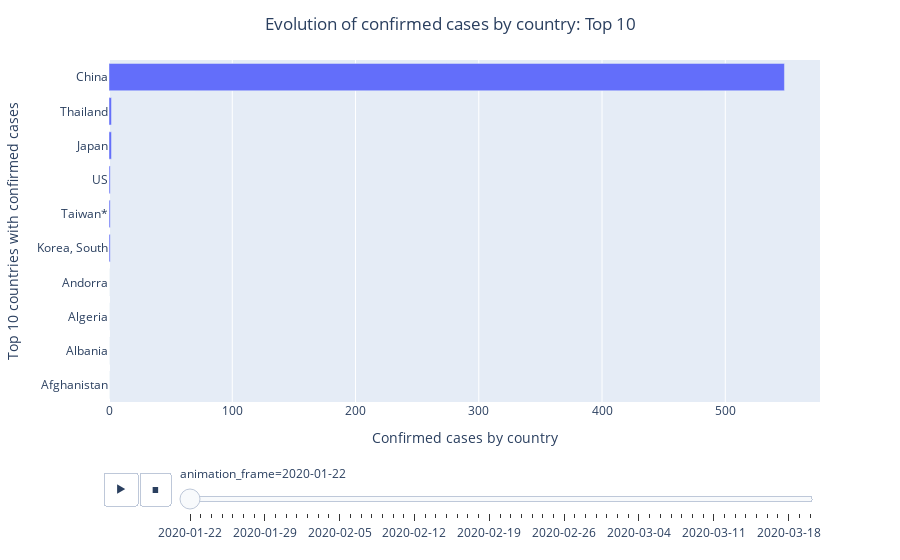

Notebook code for this chart:
### Code cell
df_countries_top10 = df_countries.groupby('date',group_keys=False)\
            .apply(lambda grp:grp.nlargest(n=int(10),columns='confirmed').sort_index()).reset_index()
# df_countries_top10.head()
fig =px.bar(df_countries_top10, x='confirmed', y='country',  
             labels={'confirmed': f'Confirmed cases by country',
                    'country':'Top 10 countries with confirmed cases'},
             animation_frame=df_countries_top10.date.dt.strftime('%Y-%m-%d'), orientation='h').update_yaxes(categoryorder='total ascending')
fig.update_layout(title_text="Evolution of confirmed cases by country: Top 10", title_x=0.5)

fig.show()

### Figure 1 — Plotly figure (JSON) as saved in the notebook; plotly's stock layout.template omitted (floating-point values rounded to 4 significant figures)
{"data": [{"alignmentgroup": "True", "hoverlabel": {"namelength": 0}, "hovertemplate": "animation_frame=2020-01-22<br>Confirmed cases by country=%{x}<br>Top 10 countries with confirmed cases=%{y}", "legendgroup": "", "marker": {"color": "#636efa"}, "name": "", "offsetgroup": "", "orientation": "h", "showlegend": false, "textposition": "auto", "type": "bar", "x": [0, 0, 0, 0, 548, 2, 1, 1, 2, 1], "xaxis": "x", "y": ["Afghanistan", "Albania", "Algeria", "Andorra", "China", "Japan", "Korea, South", "Taiwan*", "Thailand", "US"], "yaxis": "y"}], "layout": {"barmode": "relative", "legend": {"tracegroupgap": 0}, "margin": {"t": 60}, "sliders": [{"active": 0, "currentvalue": {"prefix": "animation_frame="}, "len": 0.9, "pad": {"b": 10, "t": 60}, "steps": [{"args": [["2020-01-22"], {"frame": {"duration": 0, "redraw": true}, "fromcurrent": true, "mode": "immediate", "transition": {"duration": 0, "easing": "linear"}}], "label": "2020-01-22", "method": "animate"}, {"args": [["2020-01-23"], {"frame": {"duration": 0, "redraw": true}, "fromcurrent": true, "mode": "immediate", "transition": {"duration": 0, "easing": "linear"}}], "label": "2020-01-23", "method": "animate"}, {"args": [["2020-01-24"], {"frame": {"duration": 0, "redraw": true}, "fromcurrent": true, "mode": "immediate", "transition": {"duration": 0, "easing": "linear"}}], "label": "2020-01-24", "method": "animate"}, {"args": [["2020-01-25"], {"frame": {"duration": 0, "redraw": true}, "fromcurrent": true, "mode": "immediate", "transition": {"duration": 0, "easing": "linear"}}], "label": "2020-01-25", "method": "animate"}, {"args": [["2020-01-26"], {"frame": {"duration": 0, "redraw": true}, "fromcurrent": true, "mode": "immediate", "transition": {"duration": 0, "easing": "linear"}}], "label": "2020-01-26", "method": "animate"}, {"args": [["2020-01-27"], {"frame": {"duration": 0, "redraw": true}, "fromcurrent": true, "mode": "immediate", "transition": {"duration": 0, "easing": "linear"}}], "label": "2020-01-27", "method": "animate"}, {"args": [["2020-01-28"], {"frame": {"duration": 0, "redraw": true}, "fromcurrent": true, "mode": "immediate", "transition": {"duration": 0, "easing": "linear"}}], "label": "2020-01-28", "method": "animate"}, {"args": [["2020-01-29"], {"frame": {"duration": 0, "redraw": true}, "fromcurrent": true, "mode": "immediate", "transition": {"duration": 0, "easing": "linear"}}], "label": "2020-01-29", "method": "animate"}, {"args": [["2020-01-30"], {"frame": {"duration": 0, "redraw": true}, "fromcurrent": true, "mode": "immediate", "transition": {"duration": 0, "easing": "linear"}}], "label": "2020-01-30", "method": "animate"}, {"args": [["2020-01-31"], {"frame": {"duration": 0, "redraw": true}, "fromcurrent": true, "mode": "immediate", "transition": {"duration": 0, "easing": "linear"}}], "label": "2020-01-31", "method": "animate"}, {"args": [["2020-02-01"], {"frame": {"duration": 0, "redraw": true}, "fromcurrent": true, "mode": "immediate", "transition": {"duration": 0, "easing": "linear"}}], "label": "2020-02-01", "method": "animate"}, {"args": [["2020-02-02"], {"frame": {"duration": 0, "redraw": true}, "fromcurrent": true, "mode": "immediate", "transition": {"duration": 0, "easing": "linear"}}], "label": "2020-02-02", "method": "animate"}, {"args": [["2020-02-03"], {"frame": {"duration": 0, "redraw": true}, "fromcurrent": true, "mode": "immediate", "transition": {"duration": 0, "easing": "linear"}}], "label": "2020-02-03", "method": "animate"}, {"args": [["2020-02-04"], {"frame": {"duration": 0, "redraw": true}, "fromcurrent": true, "mode": "immediate", "transition": {"duration": 0, "easing": "linear"}}], "label": "2020-02-04", "method": "animate"}, {"args": [["2020-02-05"], {"frame": {"duration": 0, "redraw": true}, "fromcurrent": true, "mode": "immediate", "transition": {"duration": 0, "easing": "linear"}}], "label": "2020-02-05", "method": "animate"}, {"args": [["2020-02-06"], {"frame": {"duration": 0, "redraw": true}, "fromcurrent": true, "mode": "immediate", "transition": {"duration": 0, "easing": "linear"}}], "label": "2020-02-06", "method": "animate"}, {"args": [["2020-02-07"], {"frame": {"duration": 0, "redraw": true}, "fromcurrent": true, "mode": "immediate", "transition": {"duration": 0, "easing": "linear"}}], "label": "2020-02-07", "method": "animate"}, {"args": [["2020-02-08"], {"frame": {"duration": 0, "redraw": true}, "fromcurrent": true, "mode": "immediate", "transition": {"duration": 0, "easing": "linear"}}], "label": "2020-02-08", "method": "animate"}, {"args": [["2020-02-09"], {"frame": {"duration": 0, "redraw": true}, "fromcurrent": true, "mode": "immediate", "transition": {"duration": 0, "easing": "linear"}}], "label": "2020-02-09", "method": "animate"}, {"args": [["2020-02-10"], {"frame": {"duration": 0, "redraw": true}, "fromcurrent": true, "mode": "immediate", "transition": {"duration": 0, "easing": "linear"}}], "label": "2020-02-10", "method": "animate"}, {"args": [["2020-02-11"], {"frame": {"duration": 0, "redraw": true}, "fromcurrent": true, "mode": "immediate", "transition": {"duration": 0, "easing": "linear"}}], "label": "2020-02-11", "method": "animate"}, {"args": [["2020-02-12"], {"frame": {"duration": 0, "redraw": true}, "fromcurrent": true, "mode": "immediate", "transition": {"duration": 0, "easing": "linear"}}], "label": "2020-02-12", "method": "animate"}, {"args": [["2020-02-13"], {"frame": {"duration": 0, "redraw": true}, "fromcurrent": true, "mode": "immediate", "transition": {"duration": 0, "easing": "linear"}}], "label": "2020-02-13", "method": "animate"}, {"args": [["2020-02-14"], {"frame": {"duration": 0, "redraw": true}, "fromcurrent": true, "mode": "immediate", "transition": {"duration": 0, "easing": "linear"}}], "label": "2020-02-14", "method": "animate"}, {"args": [["2020-02-15"], {"frame": {"duration": 0, "redraw": true}, "fromcurrent": true, "mode": "immediate", "transition": {"duration": 0, "easing": "linear"}}], "label": "2020-02-15", "method": "animate"}, {"args": [["2020-02-16"], {"frame": {"duration": 0, "redraw": true}, "fromcurrent": true, "mode": "immediate", "transition": {"duration": 0, "easing": "linear"}}], "label": "2020-02-16", "method": "animate"}, {"args": [["2020-02-17"], {"frame": {"duration": 0, "redraw": true}, "fromcurrent": true, "mode": "immediate", "transition": {"duration": 0, "easing": "linear"}}], "label": "2020-02-17", "method": "animate"}, {"args": [["2020-02-18"], {"frame": {"duration": 0, "redraw": true}, "fromcurrent": true, "mode": "immediate", "transition": {"duration": 0, "easing": "linear"}}], "label": "2020-02-18", "method": "animate"}, {"args": [["2020-02-19"], {"frame": {"duration": 0, "redraw": true}, "fromcurrent": true, "mode": "immediate", "transition": {"duration": 0, "easing": "linear"}}], "label": "2020-02-19", "method": "animate"}, {"args": [["2020-02-20"], {"frame": {"duration": 0, "redraw": true}, "fromcurrent": true, "mode": "immediate", "transition": {"duration": 0, "easing": "linear"}}], "label": "2020-02-20", "method": "animate"}, {"args": [["2020-02-21"], {"frame": {"duration": 0, "redraw": true}, "fromcurrent": true, "mode": "immediate", "transition": {"duration": 0, "easing": "linear"}}], "label": "2020-02-21", "method": "animate"}, {"args": [["2020-02-22"], {"frame": {"duration": 0, "redraw": true}, "fromcurrent": true, "mode": "immediate", "transition": {"duration": 0, "easing": "linear"}}], "label": "2020-02-22", "method": "animate"}, {"args": [["2020-02-23"], {"frame": {"duration": 0, "redraw": true}, "fromcurrent": true, "mode": "immediate", "transition": {"duration": 0, "easing": "linear"}}], "label": "2020-02-23", "method": "animate"}, {"args": [["2020-02-24"], {"frame": {"duration": 0, "redraw": true}, "fromcurrent": true, "mode": "immediate", "transition": {"duration": 0, "easing": "linear"}}], "label": "2020-02-24", "method": "animate"}, {"args": [["2020-02-25"], {"frame": {"duration": 0, "redraw": true}, "fromcurrent": true, "mode": "immediate", "transition": {"duration": 0, "easing": "linear"}}], "label": "2020-02-25", "method": "animate"}, {"args": [["2020-02-26"], {"frame": {"duration": 0, "redraw": true}, "fromcurrent": true, "mode": "immediate", "transition": {"duration": 0, "easing": "linear"}}], "label": "2020-02-26", "method": "animate"}, {"args": [["2020-02-27"], {"frame": {"duration": 0, "redraw": true}, "fromcurrent": true, "mode": "immediate", "transition": {"duration": 0, "easing": "linear"}}], "label": "2020-02-27", "method": "animate"}, {"args": [["2020-02-28"], {"frame": {"duration": 0, "redraw": true}, "fromcurrent": true, "mode": "immediate", "transition": {"duration": 0, "easing": "linear"}}], "label": "2020-02-28", "method": "animate"}, {"args": [["2020-02-29"], {"frame": {"duration": 0, "redraw": true}, "fromcurrent": true, "mode": "immediate", "transition": {"duration": 0, "easing": "linear"}}], "label": "2020-02-29", "method": "animate"}, {"args": [["2020-03-01"], {"frame": {"duration": 0, "redraw": true}, "fromcurrent": true, "mode": "immediate", "transition": {"duration": 0, "easing": "linear"}}], "label": "2020-03-01", "method": "animate"}, {"args": [["2020-03-02"], {"frame": {"duration": 0, "redraw": true}, "fromcurrent": true, "mode": "immediate", "transition": {"duration": 0, "easing": "linear"}}], "label": "2020-03-02", "method": "animate"}, {"args": [["2020-03-03"], {"frame": {"duration": 0, "redraw": true}, "fromcurrent": true, "mode": "immediate", "transition": {"duration": 0, "easing": "linear"}}], "label": "2020-03-03", "method": "animate"}, {"args": [["2020-03-04"], {"frame": {"duration": 0, "redraw": true}, "fromcurrent": true, "mode": "immediate", "transition": {"duration": 0, "easing": "linear"}}], "label": "2020-03-04", "method": "animate"}, {"args": [["2020-03-05"], {"frame": {"duration": 0, "redraw": true}, "fromcurrent": true, "mode": "immediate", "transition": {"duration": 0, "easing": "linear"}}], "label": "2020-03-05", "method": "animate"}, {"args": [["2020-03-06"], {"frame": {"duration": 0, "redraw": true}, "fromcurrent": true, "mode": "immediate", "transition": {"duration": 0, "easing": "linear"}}], "label": "2020-03-06", "method": "animate"}, {"args": [["2020-03-07"], {"frame": {"duration": 0, "redraw": true}, "fromcurrent": true, "mode": "immediate", "transition": {"duration": 0, "easing": "linear"}}], "label": "2020-03-07", "method": "animate"}, {"args": [["2020-03-08"], {"frame": {"duration": 0, "redraw": true}, "fromcurrent": true, "mode": "immediate", "transition": {"duration": 0, "easing": "linear"}}], "label": "2020-03-08", "method": "animate"}, {"args": [["2020-03-09"], {"frame": {"duration": 0, "redraw": true}, "fromcurrent": true, "mode": "immediate", "transition": {"duration": 0, "easing": "linear"}}], "label": "2020-03-09", "method": "animate"}, {"args": [["2020-03-10"], {"frame": {"duration": 0, "redraw": true}, "fromcurrent": true, "mode": "immediate", "transition": {"duration": 0, "easing": "linear"}}], "label": "2020-03-10", "method": "animate"}, {"args": [["2020-03-11"], {"frame": {"duration": 0, "redraw": true}, "fromcurrent": true, "mode": "immediate", "transition": {"duration": 0, "easing": "linear"}}], "label": "2020-03-11", "method": "animate"}, {"args": [["2020-03-12"], {"frame": {"duration": 0, "redraw": true}, "fromcurrent": true, "mode": "immediate", "transition": {"duration": 0, "easing": "linear"}}], "label": "2020-03-12", "method": "animate"}, {"args": [["2020-03-13"], {"frame": {"duration": 0, "redraw": true}, "fromcurrent": true, "mode": "immediate", "transition": {"duration": 0, "easing": "linear"}}], "label": "2020-03-13", "method": "animate"}, {"args": [["2020-03-14"], {"frame": {"duration": 0, "redraw": true}, "fromcurrent": true, "mode": "immediate", "transition": {"duration": 0, "easing": "linear"}}], "label": "2020-03-14", "method": "animate"}, {"args": [["2020-03-15"], {"frame": {"duration": 0, "redraw": true}, "fromcurrent": true, "mode": "immediate", "transition": {"duration": 0, "easing": "linear"}}], "label": "2020-03-15", "method": "animate"}, {"args": [["2020-03-16"], {"frame": {"duration": 0, "redraw": true}, "fromcurrent": true, "mode": "immediate", "transition": {"duration": 0, "easing": "linear"}}], "label": "2020-03-16", "method": "animate"}, {"args": [["2020-03-17"], {"frame": {"duration": 0, "redraw": true}, "fromcurrent": true, "mode": "immediate", "transition": {"duration": 0, "easing": "linear"}}], "label": "2020-03-17", "method": "animate"}, {"args": [["2020-03-18"], {"frame": {"duration": 0, "redraw": true}, "fromcurrent": true, "mode": "immediate", "transition": {"duration": 0, "easing": "linear"}}], "label": "2020-03-18", "method": "animate"}, {"args": [["2020-03-19"], {"frame": {"duration": 0, "redraw": true}, "fromcurrent": true, "mode": "immediate", "transition": {"duration": 0, "easing": "linear"}}], "label": "2020-03-19", "method": "animate"}, {"args": [["2020-03-20"], {"frame": {"duration": 0, "redraw": true}, "fromcurrent": true, "mode": "immediate", "transition": {"duration": 0, "easing": "linear"}}], "label": "2020-03-20", "method": "animate"}], "x": 0.1, "xanchor": "left", "y": 0, "yanchor": "top"}], "title": {"text": "Evolution of confirmed cases by country: Top 10", "x": 0.5}, "updatemenus": [{"buttons": [{"args": [null, {"frame": {"duration": 500, "redraw": true}, "fromcurrent": true, "mode": "immediate", "transition": {"duration": 500, "easing": "linear"}}], "label": "&#9654;", "method": "animate"}, {"args": [[null], {"frame": {"duration": 0, "redraw": true}, "fromcurrent": true, "mode": "immediate", "transition": {"duration": 0, "easing": "linear"}}], "label": "&#9724;", "method": "animate"}], "direction": "left", "pad": {"r": 10, "t": 70}, "showactive": false, "type": "buttons", "x": 0.1, "xanchor": "right", "y": 0, "yanchor": "top"}], "xaxis": {"anchor": "y", "domain": [0, 1], "title": {"text": "Confirmed cases by country"}}, "yaxis": {"anchor": "x", "categoryorder": "total ascending", "domain": [0, 1], "title": {"text": "Top 10 countries with confirmed cases"}}}}
